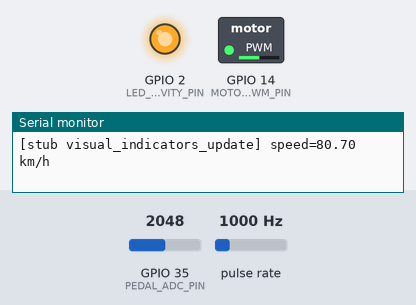
This sketch was run on a simulated ESP32. On the bench: switched loads named in the sketch (green lamp = pin HIGH), output pins drawn as LEDs (lit = HIGH), the last lines printed to the serial monitor. Wiring (inferred from the names in the program): pulse sensor: data GPIO 34. Inputs (shaded band) come from the test bench; at power-on: GPIO 35 (PEDAL_ADC_PIN) = 2048, pulse rate 1000 Hz (analog values on the 0–4095 scale).

Above: at 1.3 s.
1.4 s: GPIO 35 (PEDAL_ADC_PIN) set to 960
At 2.3 s:
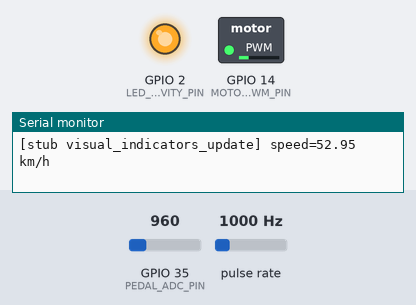
2.9 s: GPIO 35 (PEDAL_ADC_PIN) set to 2866
At 4.0 s:
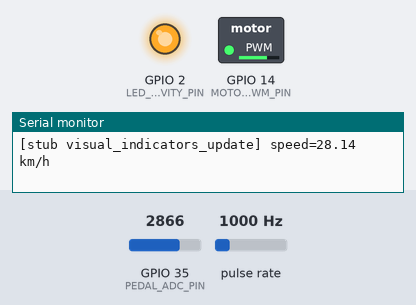
4.4 s: GPIO 35 (PEDAL_ADC_PIN) set to 3603
At 5.0 s:
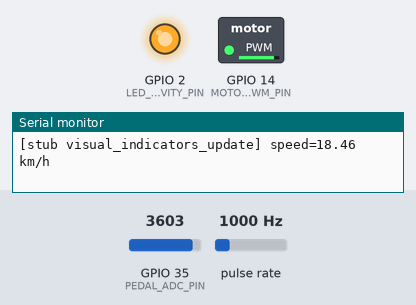
Timing chart, 0 to 7.4 s (numbered marks = the images above; inputs shaded):
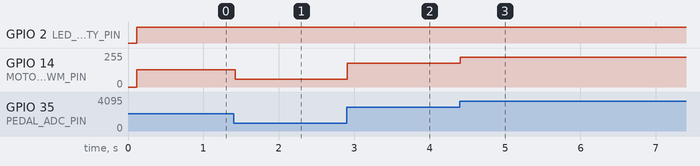

Measured:
- after the input at 1.4 s, GPIO 14 (MOTOR_PWM_PIN): 128/255 → 60/255 at once
- after the input at 2.9 s, GPIO 14 (MOTOR_PWM_PIN): 60/255 → 177/255 at once
- after the input at 4.4 s, GPIO 14 (MOTOR_PWM_PIN): 177/255 → 223/255 at once

The sketch:

Motor_Adc_Test.ino
```cpp
/*
  Modulo2_ADC_PWM_Hall.ino
  Módulo de prueba (Core 1) - ADC (pedal) + PWM (motor) + Sensor Hall (velocidad) + reacción a límites

  Requisitos cubiertos:
  - Mantiene funciones y firmas que el proyecto principal espera (hall_init(), hall_get_speed_kmh(),
    adc_pedal_init(), adc_pedal_read(), pwm_motor_init(), pwm_motor_set_duty(), control_accelerator_task(), ...).
  - Autocontenible: compila y corre solo en ESP32 DevKit v1.
  - Incluye stubs para comunicación inter-core (simulación por Serial).
  - Incluye un stub "débil" para integrar con Módulo 1: visual_indicators_update(float) que puede ser reemplazado
    por el .o del módulo 1 cuando se linkeen juntos.
  - Ejemplo de interacción: el loop simula velocidad por sensor Hall real (puede usar pulsos manuales por GPIO),
    lectura de pedal y limitación de PWM cuando llega un mensaje de límite desde Core 0.
*/

#include <Arduino.h>

// --------------------------- Configuración pines ---------------------------
#define HALL_PIN 34          // Pin de entrada del sensor Hall (interrupt-capable)
#define PEDAL_ADC_PIN 35     // Pin ADC para lectura de pedal (0..4095)
#define MOTOR_PWM_PIN 14     // Pin de salida PWM que maneja el driver del motor (ej: EN de driver)
#define MOTOR_PWM_CHANNEL 0
#define MOTOR_PWM_FREQ 20000 // 20 kHz
#define MOTOR_PWM_RES 8      // 8-bit resolution (0-255)

// LED indicador (opcional)
#define LED_ACTIVITY_PIN 2

// --------------------------- Parámetros de vehículo / conversión ------------
#define WHEEL_CIRCUMFERENCE_M 2.05f // metros (ej: rueda + transmisión equivalente); ajustar según diseño
#define HALL_PULSES_PER_REV 1       // pulsos por revolución del sensor hall (ajustar si usa imán único)
#define MS_PER_CALC 250             // ventana de cálculo de velocidad (ms)

// Lógica de limitación
#define DEFAULT_MAX_DUTY 255
#define MIN_SAFE_DUTY 30            // mínimo duty que permitimos por seguridad (evitar apagado total)


// --------------------------- Tipo mensaje inter-core (simulación) -----------
struct InterCoreMsg {
  bool inside_zone;
  uint16_t speed_limit; // km/h
  bool valid;
};

// Simulación de mensaje inter-core (se escribe por Serial con "MSG ..." como en Módulo 1)
static InterCoreMsg g_simulated_msg = { false, 0, false };
void set_test_intercore_msg_from_serial(bool inside, uint16_t limit) {
  g_simulated_msg.inside_zone = inside;
  g_simulated_msg.speed_limit = limit;
  g_simulated_msg.valid = true;
}
bool intercore_receive_msg_stub(InterCoreMsg &out) {
  if (g_simulated_msg.valid) {
    out = g_simulated_msg;
    g_simulated_msg.valid = false;
    return true;
  }
  return false;
}

// Simulación de envío de estado a Core 0 (por ejemplo velocidad actual)
// En producción, reemplazar por intercore_send()
void intercore_send_status_stub(float speed_kmh, uint8_t duty) {
  Serial.printf(">> intercore_send_status_stub: speed=%.2f km/h duty=%u\n", speed_kmh, duty);
}

// --------------------------- Variables para Hall (conteo de pulsos) ----------
volatile uint32_t hall_pulse_count = 0;
volatile uint32_t hall_last_pulse_millis = 0;

// Ventana de cálculo
static uint32_t last_calc_time = 0;
static uint32_t last_calc_count = 0;
static float last_speed_kmh = 0.0f;

// --------------------------- Funciones del Hall ------------------------------
/**
 * @brief Handler de interrupción del sensor Hall: incrementa contador de pulsos.
 * Firma y comportamiento compatibles con la versión del proyecto.
 */
void IRAM_ATTR hall_isr() {
  hall_pulse_count=+1; //++
  hall_last_pulse_millis = millis();
}

/**
 * @brief Inicializa sensor Hall (configura interrupción).
 * Debe llamarse en init del core1. (Firma hall_init())
 */
void hall_init(uint8_t pin = HALL_PIN) {
  pinMode(pin, INPUT);
  // Usar RISING o FALLING según montaje
  attachInterrupt(digitalPinToInterrupt(pin), hall_isr, RISING);
  hall_pulse_count = 0;
  last_calc_time = millis();
  last_calc_count = 0;
  Serial.println("hall_init(): sensor Hall inicializado.");
}

/**
 * @brief Calcula velocidad en km/h basada en pulsos en la ventana de tiempo.
 * - Compatible con la función hall_get_speed_kmh() que usa el proyecto.
 * - Lógica: mide pulsos en ventana MS_PER_CALC (o desde último cálculo).
 */
float hall_get_speed_kmh() {
  uint32_t now = millis();
  uint32_t elapsed = now - last_calc_time;
  if (elapsed < 50) {
    // si llaman muy seguido, devolver último valor
    return last_speed_kmh;
  }

  // Leer contador atómicamente
  noInterrupts();
  uint32_t count = hall_pulse_count;
  interrupts();

  uint32_t delta_count = count - last_calc_count;
  if (delta_count == 0) {
    // si no hay movimiento, decrementar lentamente a 0
    if (elapsed > MS_PER_CALC) {
      last_speed_kmh *= 0.9f;
      if (last_speed_kmh < 0.1f) last_speed_kmh = 0.0f;
      last_calc_time = now;
      last_calc_count = count;
      return last_speed_kmh;
    }
    return last_speed_kmh;
  }

  // revoluciones en ventana = delta_count / pulses_per_rev
  float revs = (float)delta_count / (float)HALL_PULSES_PER_REV;
  float minutes = (float)elapsed / 60000.0f; // minutos
  float rpm = revs / minutes;
  // velocidad = rpm * circunferencia / 60 (m/s) -> km/h
  float speed_m_per_s = (rpm / 60.0f) * WHEEL_CIRCUMFERENCE_M;
  float speed_kmh = speed_m_per_s * 3.6f;

  // actualizar histórico
  last_speed_kmh = speed_kmh;
  last_calc_time = now;
  last_calc_count = count;

  return speed_kmh;
}

// --------------------------- Funciones ADC (pedal) ---------------------------
/**
 * @brief Inicializa ADC para lectura del pedal.
 * Firma: adc_pedal_init()
 */
void adc_pedal_init(uint8_t pin = PEDAL_ADC_PIN) {
  // en ESP32 no se necesita tanto; configurar atenuación si se requiere
  analogReadResolution(12); // 0..4095
  analogSetPinAttenuation(pin, ADC_11db); // rango mayor
  Serial.println("adc_pedal_init(): ADC inicializado.");
}

/**
 * @brief Lee pedal y devuelve valor normalizado 0.0..1.0
 * Firma: adc_pedal_read()
 */
float adc_pedal_read(uint8_t pin = PEDAL_ADC_PIN) {
  int raw = analogRead(pin);
  // map raw (0..4095) a 0..1
  float v = (float)raw / 4095.0f;
  if (v < 0.0f) v = 0.0f;
  if (v > 1.0f) v = 1.0f;
  return v;
}


// --------------------------- Funciones PWM motor ------------------------------
/**
 * @brief Inicializa PWM para motor (ledc).
 * Firma: pwm_motor_init()
 */
void pwm_motor_init(uint8_t pin, int channel, int freq, int res) {
  ledcSetup(channel, freq, res);
  ledcAttachPin(pin, channel);
  ledcWrite(channel, 0);
  pinMode(LED_ACTIVITY_PIN, OUTPUT);
  digitalWrite(LED_ACTIVITY_PIN, LOW);
  Serial.println("pwm_motor_init(): PWM motor inicializado.");
}
/**
 * @brief Ajusta duty cycle (0..255)
 * Firma: pwm_motor_set_duty(uint8_t duty)
 */
void pwm_motor_set_duty(uint8_t duty, int channel = MOTOR_PWM_CHANNEL) {
  if (duty > 254) duty = 255;
  ledcWrite(channel, duty);
  digitalWrite(LED_ACTIVITY_PIN, duty > 0 ? HIGH : LOW);
}

// --------------------------- Lógica de control: reacción a límites --------------
static bool speed_limit_active = false;
static uint16_t current_speed_limit = 0;

/**
 * @brief Aplica la política de limitación al duty calculado por el pedal.
 * - duty_from_pedal: 0..255
 * - measured_speed_kmh: velocidad real del vehículo
 * - Devuelve duty final a aplicar al motor
 *
 * Este comportamiento está diseñado para respetar la estructura del proyecto principal:
 * - El módulo del acelerador calcula duty_base a partir del ADC del pedal
 * - Si hay límite activo y la velocidad medida > límite, se debe reducir duty para no superar límite
 * - La reducción puede ser proporcional (PID/simple) o cortar. Aquí implementamos un escalado simple.
 */
uint8_t apply_speed_limit_to_duty(uint8_t duty_from_pedal, float measured_speed_kmh) {
  if (!speed_limit_active || current_speed_limit == 0) {
    // sin límite, aplicar directamente (pero respetar MIN_SAFE_DUTY)
    return max((int)duty_from_pedal, MIN_SAFE_DUTY);
  }

  // Si estamos por debajo del límite, permitimos duty completo
  if (measured_speed_kmh <= (float)current_speed_limit - 0.5f) {
    return max((int)duty_from_pedal, MIN_SAFE_DUTY);
  }

  // Si superamos el límite: reducir duty proporcionalmente
  // factor = max(0.0, 1 - (speed - limit) / (speed)) -> simple
  float excess = measured_speed_kmh - (float)current_speed_limit;
  float factor = 1.0f - (excess / max(1.0f, measured_speed_kmh)); // evita div por 0
  if (factor < 0.0f) factor = 0.0f;
  // Aplicar factor al duty_from_pedal
  uint8_t limited_duty = (uint8_t) round((float)duty_from_pedal * factor);
  // No apagar completamente: respetar mínimo
  if (limited_duty < MIN_SAFE_DUTY) limited_duty = MIN_SAFE_DUTY;
  return limited_duty;
}

/**
 * @brief API que replica la función que en el proyecto principal recibe la decisión desde Core0.
 * Nombre compatible: apply_speed_limit(const InterCoreMsg& msg)
 */
void apply_speed_limit(const InterCoreMsg &msg) {
  if (!msg.valid) return;
  speed_limit_active = msg.inside_zone;
  current_speed_limit = msg.inside_zone ? msg.speed_limit : 0;
  Serial.printf("apply_speed_limit (Module2): inside=%s limit=%u\n",
                speed_limit_active ? "DENTRO" : "FUERA", current_speed_limit);
}

// --------------------------- Stubs para integración con Módulo 1 (Display+LEDs) -----------
/*
  El proyecto principal espera llamar a visual_indicators_update(speed_kmh) en Core1 para actualizar display/leds.
  Aquí definimos una versión "débil" (weak) que será reemplazada si al linkear se incluye Módulo1.
  Si probás este sketch solo, la función imprime por Serial en lugar de usar el hardware del display.
*/
void __attribute__((weak)) visual_indicators_update(float speed_kmh) {
  Serial.printf("[stub visual_indicators_update] speed=%.2f km/h\n", speed_kmh);
}

// --------------------------- Manejo Serial (comandos de prueba) ---------------------------
/*
 Comandos Serial disponibles para pruebas:
  - MSG INSIDE <limit>  -> simula mensaje inter-core indicando zona con límite
  - MSG OUT 0           -> simula mensaje indicando fuera de zona
  - PEDAL <0..1.0>      -> fija lectura de pedal (valor float) para pruebas (opcional)
  - PULSE               -> simula pulso Hall (incrementa contador) (útil para probar sin sensor físico)
  - INFO                -> imprime estado actual
*/
static float forced_pedal = -1.0f; // si >=0 se usa en lugar del ADC

void handle_serial_commands_module2() {
  while (Serial.available()) {
    String line = Serial.readStringUntil('\n');
    line.trim();
    if (line.length() == 0) continue;

    if (line.startsWith("MSG")) {
      if (line.indexOf("INSIDE") >= 0) {
        int sp = line.lastIndexOf(' ');
        if (sp > 0) {
          uint16_t lim = (uint16_t) line.substring(sp+1).toInt();
          set_test_intercore_msg_from_serial(true, lim);
          Serial.printf("Serial -> simulando InterCore MSG INSIDE %u\n", lim);
        }
      } else if (line.indexOf("OUT") >= 0) {
        set_test_intercore_msg_from_serial(false, 0);
        Serial.println("Serial -> simulando InterCore MSG OUT");
      }
      continue;
    }

    if (line.startsWith("PEDAL")) {
      int sp = line.lastIndexOf(' ');
      if (sp > 0) {
        forced_pedal = line.substring(sp+1).toFloat();
        Serial.printf("Serial -> pedal forzado a %.3f (usar valor <0 para volver a ADC)\n", forced_pedal);
      }
      continue;
    }

    if (line.equalsIgnoreCase("PULSE")) {
      // Simula pulso
      noInterrupts();
      hall_pulse_count += 1;
      interrupts();
      Serial.println("Serial -> pulso HALL simulado");
      continue;
    }

    if (line.equalsIgnoreCase("INFO")) {
      Serial.printf("INFO: speed=%.2f km/h limitActive=%s limit=%u pulses=%u\n",
                    last_speed_kmh, speed_limit_active ? "YES":"NO", current_speed_limit, (unsigned)hall_pulse_count);
      continue;
    }

    Serial.printf("Comando desconocido (Module2): %s\n", line.c_str());
  }
}

// --------------------------- Tarea principal de control (loop) ---------------------------
/*
  control_accelerator_task() es la funcionalidad que en el proyecto principal estaría dentro de motorTask/core1.
  - Lee ADC pedal -> duty_base
  - Lee velocidad via Hall -> speed_kmh
  - Aplica limitación si corresponde -> duty_final
  - Escribe PWM al motor
  - Envía estado a Core0 (intercore_send_status_stub)
  - Actualiza visuales llamando a visual_indicators_update(speed_kmh) (stub débil)
*/
void control_accelerator_task() {
  // 1) Leer pedal
  float pedal = (forced_pedal >= 0.0f) ? forced_pedal : adc_pedal_read(PEDAL_ADC_PIN);
  // map pedal 0..1 a duty 0..255
  uint8_t duty_base = (uint8_t) roundf(pedal * (float)DEFAULT_MAX_DUTY);

  // 2) Calcular velocidad (cada MS_PER_CALC ms aprox)
  float speed_kmh = hall_get_speed_kmh();

  // 3) Aplicar limitación si llegó mensaje inter-core
  // Leer mensajes inter-core simulados
  InterCoreMsg m;
  if (intercore_receive_msg_stub(m)) {
    apply_speed_limit(m);
    // Además, para que el resto del sistema vea el cambio, podríamos notificar al Módulo 1:
    // El Módulo 1 real implementará apply_speed_limit(...) suyo y lámparas; aquí solo actualizamos flags.
  }

  uint8_t duty_final = apply_speed_limit_to_duty(duty_base, speed_kmh);

  // 4) Aplicar PWM
  pwm_motor_set_duty(duty_final);

  // 5) Enviar estado a Core0 (simulado)
  intercore_send_status_stub(speed_kmh, duty_final);

  // 6) Actualizar visuales (display/leds) a través del stub débil (o Módulo1 real si linkeado)
  visual_indicators_update(speed_kmh);

  // 7) Log opcional
  static uint32_t last_log_ms = 0;
  uint32_t now = millis();
  if (now - last_log_ms >= 1000) {
    last_log_ms = now;
    Serial.printf("[control] pedal=%.3f duty=%u speed=%.2f limitActive=%s limit=%u\n",
                  pedal, duty_final, speed_kmh, speed_limit_active ? "YES":"NO", current_speed_limit);
  }
}

// --------------------------- setup / loop de prueba ---------------------------
void setup() {
  Serial.begin(115200);
  delay(100);
  Serial.println("=== Module2 ADC+PWM+Hall (Core1) - prueba ===");

  // Inicializaciones
  hall_init(HALL_PIN);
  adc_pedal_init(PEDAL_ADC_PIN);
  pwm_motor_init(MOTOR_PWM_PIN, MOTOR_PWM_CHANNEL, MOTOR_PWM_FREQ, MOTOR_PWM_RES);

  // Estado inicial
  speed_limit_active = false;
  current_speed_limit = 0;
  forced_pedal = -1.0f;
  last_calc_time = millis();
  last_calc_count = 0;
  last_speed_kmh = 0.0f;

  Serial.println("Comandos disponibles: MSG INSIDE <n>, MSG OUT 0, PEDAL <0..1>, PULSE, INFO");
}

void loop() {
  // Manejar comandos de prueba por Serial
  handle_serial_commands_module2();

  // Ejecutar la tarea de control (no bloqueante)
  control_accelerator_task();

  // Frecuencia de tarea: 50..200 Hz depende de necesidades; aquí ~50 Hz
  delay(20);
}
```
